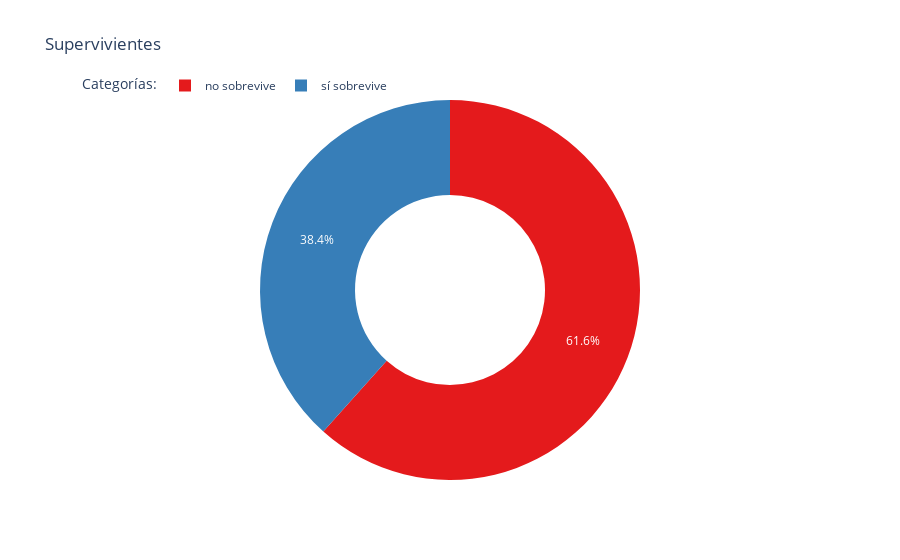

The notebook cell this image was saved under:
### Markdown cell above
Veamos la proporción de personas que sobrevivieron al desastre de forma gráfica

### Code cell
# creamos la variable que cuenta los valores de la columna categórica que refiere si el pasajero sobrevivió o no
supervivientes = df2['Cat_Survived'].value_counts()

# creamos la figura a partir de dicha variable y le indicamos las características que queremos que tenga

supervivientes_fig = px.pie(df2, 
                            names= supervivientes.index,  
                            values = supervivientes.values, 
                            title=f'Supervivientes', 
                            hole=0.5, 
                            color_discrete_sequence=px.colors.qualitative.Set1)
supervivientes_fig.update_traces(textinfo='percent')

# personalizamos la leyenda

supervivientes_fig.update_layout(legend_title_text='Categorías:', 
                                 legend=dict(orientation="h", 
                                             yanchor="bottom", 
                                             y=1))

# mostramos el gráfico
supervivientes_fig.show()

### Figure 1 — Plotly figure (JSON) as saved in the notebook; plotly's stock layout.template omitted (floating-point values rounded to 4 significant figures)
{"data": [{"domain": {"x": [0, 1], "y": [0, 1]}, "hole": 0.5, "hovertemplate": "label=%{label}<br>value=%{value}<extra></extra>", "labels": ["no sobrevive", "sí sobrevive"], "legendgroup": "", "name": "", "showlegend": true, "textinfo": "percent", "type": "pie", "values": [549, 342]}], "layout": {"legend": {"orientation": "h", "title": {"text": "Categorías:"}, "tracegroupgap": 0, "y": 1, "yanchor": "bottom"}, "piecolorway": ["rgb(228,26,28)", "rgb(55,126,184)", "rgb(77,175,74)", "rgb(152,78,163)", "rgb(255,127,0)", "rgb(255,255,51)", "rgb(166,86,40)", "rgb(247,129,191)", "rgb(153,153,153)"], "title": {"text": "Supervivientes"}}}
